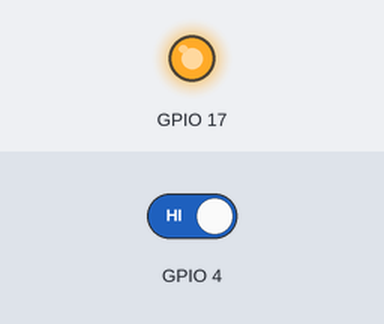
The program below on a simulated Raspberry Pi (BCM pin numbers). On the bench: output pins drawn as LEDs (lit = HIGH). The inputs (shaded band) are chosen by the test bench; at power-on: GPIO 4 HIGH.

Above: at 1.2 s.
1.3 s: GPIO 4 driven LOW
At 2.1 s:
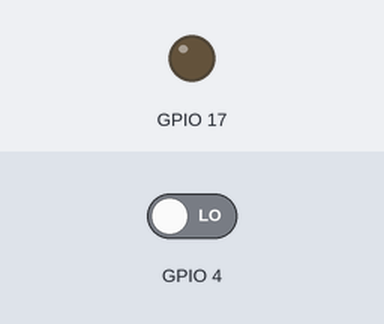
2.8 s: GPIO 4 driven HIGH
At 3.3 s:
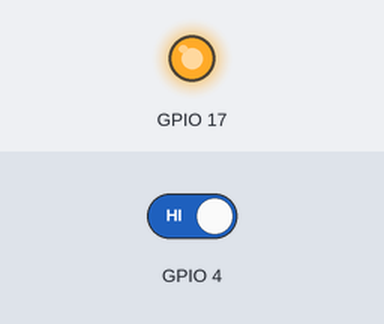
Timing chart, 0 to 5.8 s (numbered marks = the images above; inputs shaded):
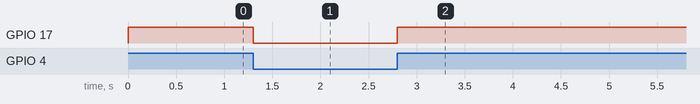

Measured:
- after the input at 1.3 s, GPIO 17: HIGH → LOW at once
- after the input at 2.8 s, GPIO 17: LOW → HIGH at once

The program:

mstest.py
```python
import RPi.GPIO as GPIO

GPIO.setmode(GPIO.BCM)
GPIO.setup(4,GPIO.IN)
GPIO.setup(17,GPIO.OUT)

try:
    while True:
        if GPIO.input(4) == GPIO.LOW:
            GPIO.output(17, GPIO.LOW)
        else:
            GPIO.output(17, GPIO.HIGH)
except KeyboardInterrupt:
    pass

GPIO.cleanup()
```
